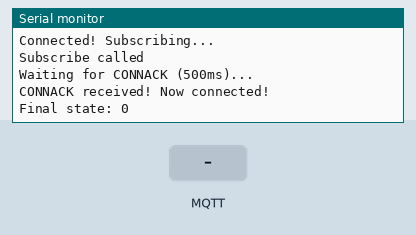
Bench run of a sketch on a simulated ESP32. Shown: the last lines printed to the serial monitor. The test bench sets the inputs (shaded band). WiFi joins after 1.5 s; servers stay silent unless stated; no MQTT or app messages arrive unless stated.

Above: at 2.7 s.
2.8 s: MQTT message "1" arrives on the first subscribed topic
At 4.0 s:
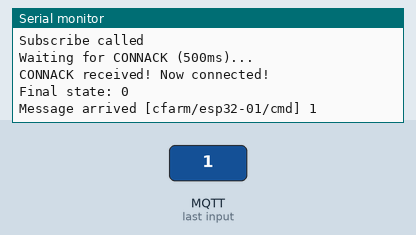
4.3 s: MQTT message "on" arrives on the first subscribed topic
At 5.2 s:
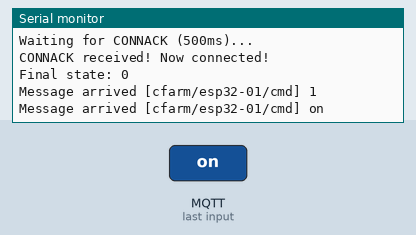
5.8 s: MQTT message "off" arrives on the first subscribed topic
At 6.2 s:
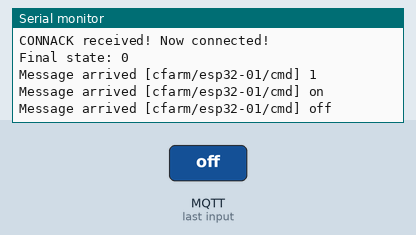

Measured:
- after the input at 2.8 s, the serial monitor: prints a new line at once (image 1)
- after the input at 4.3 s, the serial monitor: prints a new line at once (image 2)
- after the input at 5.8 s, the serial monitor: prints a new line at once (image 3)

The sketch:

test_mqtt_only.ino
```cpp
/**
 * ESP32 MQTT Test - Minimal test to debug connection issue
 * Only tests MQTT connection, nothing else
 */

#include <WiFi.h>
#include <PubSubClient.h>

// WiFi credentials
const char* WIFI_SSID = "Dat Lim TN";
const char* WIFI_PASSWORD = "hoilamgi";

// MQTT
const char* MQTT_SERVER = "192.168.1.9";
const int MQTT_PORT = 1883;
const char* MQTT_USER = "cfarm_device";
const char* MQTT_PASS = "cfarm_device_2026";
const char* DEVICE_CODE = "esp32-01";

WiFiClient wifiClient;
PubSubClient mqttClient(wifiClient);

unsigned long lastMsg = 0;

void callback(char* topic, byte* payload, unsigned int length) {
    Serial.print("Message arrived [");
    Serial.print(topic);
    Serial.print("] ");
    for (int i = 0; i < length; i++) {
        Serial.print((char)payload[i]);
    }
    Serial.println();
}

void reconnect() {
    Serial.print("Attempting MQTT connection...");
    Serial.print(" state before connect: ");
    Serial.println(mqttClient.state());

    // Disconnect first if needed
    if (mqttClient.connected()) {
        Serial.println("Already connected, disconnecting first...");
        mqttClient.disconnect();
        delay(500);
    }

    // Try to connect
    bool connected = mqttClient.connect(DEVICE_CODE, MQTT_USER, MQTT_PASS);
    Serial.print("connect() returned: ");
    Serial.println(connected ? "TRUE" : "FALSE");
    Serial.print("state after connect: ");
    Serial.println(mqttClient.state());

    if (connected) {
        Serial.println("Connected! Subscribing...");
        mqttClient.subscribe("cfarm/esp32-01/cmd");
        Serial.println("Subscribe called");
    } else {
        Serial.print("Connection failed! State: ");
        Serial.println(mqttClient.state());
    }

    // Wait for CONNACK
    Serial.println("Waiting for CONNACK (500ms)...");
    unsigned long start = millis();
    while (millis() - start < 500) {
        mqttClient.loop();
        if (mqttClient.state() == MQTT_CONNECTED) {
            Serial.println("CONNACK received! Now connected!");
            break;
        }
        delay(10);
    }

    Serial.print("Final state: ");
    Serial.println(mqttClient.state());
}

void setup() {
    Serial.begin(115200);
    Serial.println();
    Serial.println("=== ESP32 MQTT Test ===");

    // Connect to WiFi
    Serial.println("Connecting to WiFi...");
    WiFi.begin(WIFI_SSID, WIFI_PASSWORD);
    while (WiFi.status() != WL_CONNECTED) {
        delay(500);
        Serial.print(".");
    }
    Serial.println();
    Serial.println("WiFi connected!");
    Serial.println("IP: " + WiFi.localIP().toString());

    // Setup MQTT
    mqttClient.setServer(MQTT_SERVER, MQTT_PORT);
    mqttClient.setCallback(callback);

    // Initial connection
    reconnect();
}

void loop() {
    // Keep MQTT alive
    if (mqttClient.connected()) {
        mqttClient.loop();

        // Send test message every 10 seconds
        if (millis() - lastMsg > 10000) {
            lastMsg = millis();
            Serial.print("Publishing... state=");
            Serial.println(mqttClient.state());

            String payload = "{\"device_code\":\"esp32-01\",\"test\":true,\"rssi\":";
            payload += WiFi.RSSI();
            payload += "}";

            bool sent = mqttClient.publish("cfarm/esp32-01/heartbeat", payload.c_str());
            Serial.println(sent ? "Published OK" : "Published FAILED");
        }
    } else {
        Serial.println("MQTT disconnected! Reconnecting...");
        reconnect();
    }

    delay(10);
}
```
